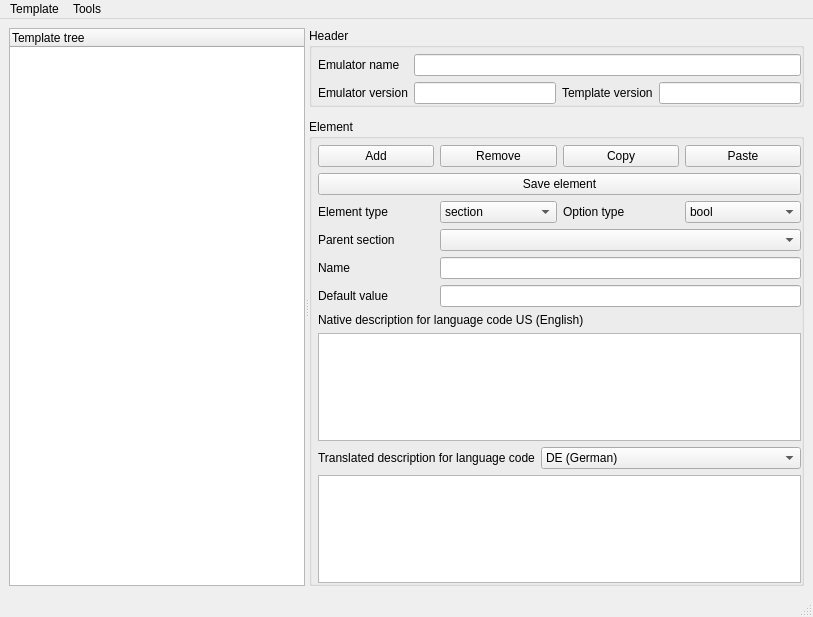
<?xml version="1.0" encoding="UTF-8"?>
<ui version="4.0">
 <class>TemplateTool</class>
 <widget class="QMainWindow" name="TemplateTool">
  <property name="geometry">
   <rect>
    <x>0</x>
    <y>0</y>
    <width>813</width>
    <height>617</height>
   </rect>
  </property>
  <property name="windowTitle">
   <string>QMC2 Template Tool v0.1</string>
  </property>
  <widget class="QWidget" name="centralwidget">
   <layout class="QGridLayout" name="gridLayout_5">
    <item row="0" column="0">
     <widget class="QSplitter" name="splitter">
      <property name="orientation">
       <enum>Qt::Horizontal</enum>
      </property>
      <widget class="QTreeWidget" name="treeWidget">
       <property name="statusTip">
        <string>Template tree</string>
       </property>
       <column>
        <property name="text">
         <string>Template tree</string>
        </property>
       </column>
      </widget>
      <widget class="QWidget" name="layoutWidget">
       <layout class="QGridLayout" name="gridLayout_4">
        <property name="verticalSpacing">
         <number>12</number>
        </property>
        <item row="0" column="0">
         <widget class="QGroupBox" name="groupBoxTemplateHeader">
          <property name="title">
           <string>Header</string>
          </property>
          <property name="flat">
           <bool>true</bool>
          </property>
          <layout class="QGridLayout" name="gridLayout_3">
           <property name="leftMargin">
            <number>6</number>
           </property>
           <property name="topMargin">
            <number>6</number>
           </property>
           <property name="rightMargin">
            <number>0</number>
           </property>
           <property name="bottomMargin">
            <number>0</number>
           </property>
           <item row="0" column="0">
            <widget class="QLabel" name="labelEmulatorName">
             <property name="text">
              <string>Emulator name</string>
             </property>
            </widget>
           </item>
           <item row="0" column="1" colspan="3">
            <widget class="QLineEdit" name="lineEditEmulatorName">
             <property name="statusTip">
              <string>Emulator name</string>
             </property>
            </widget>
           </item>
           <item row="1" column="0">
            <widget class="QLabel" name="labelEmulatorVersion">
             <property name="text">
              <string>Emulator version</string>
             </property>
            </widget>
           </item>
           <item row="1" column="1">
            <widget class="QLineEdit" name="lineEditEmulatorVersion">
             <property name="statusTip">
              <string>Emulator version</string>
             </property>
            </widget>
           </item>
           <item row="1" column="2">
            <widget class="QLabel" name="labelTemplateVersion">
             <property name="text">
              <string>Template version</string>
             </property>
            </widget>
           </item>
           <item row="1" column="3">
            <widget class="QLineEdit" name="lineEditTemplateVersion">
             <property name="statusTip">
              <string>Template version</string>
             </property>
            </widget>
           </item>
          </layout>
         </widget>
        </item>
        <item row="1" column="0">
         <widget class="QGroupBox" name="groupBoxTemplateElement">
          <property name="title">
           <string>Element</string>
          </property>
          <property name="flat">
           <bool>true</bool>
          </property>
          <layout class="QGridLayout" name="gridLayout_2">
           <property name="leftMargin">
            <number>6</number>
           </property>
           <property name="topMargin">
            <number>6</number>
           </property>
           <property name="rightMargin">
            <number>0</number>
           </property>
           <property name="bottomMargin">
            <number>0</number>
           </property>
           <item row="0" column="0">
            <layout class="QGridLayout" name="gridLayout">
             <item row="2" column="0">
              <widget class="QLabel" name="labelElementType">
               <property name="text">
                <string>Element type</string>
               </property>
              </widget>
             </item>
             <item row="2" column="1">
              <widget class="QComboBox" name="comboBoxElementType">
               <property name="statusTip">
                <string>Element type</string>
               </property>
               <item>
                <property name="text">
                 <string>section</string>
                </property>
               </item>
               <item>
                <property name="text">
                 <string>option</string>
                </property>
               </item>
              </widget>
             </item>
             <item row="2" column="2">
              <widget class="QLabel" name="labelOptionType">
               <property name="text">
                <string>Option type</string>
               </property>
              </widget>
             </item>
             <item row="2" column="3">
              <widget class="QComboBox" name="comboBoxOptionType">
               <property name="statusTip">
                <string>Option type</string>
               </property>
               <item>
                <property name="text">
                 <string>bool</string>
                </property>
               </item>
               <item>
                <property name="text">
                 <string>directory</string>
                </property>
               </item>
               <item>
                <property name="text">
                 <string>file</string>
                </property>
               </item>
               <item>
                <property name="text">
                 <string>float</string>
                </property>
               </item>
               <item>
                <property name="text">
                 <string>int</string>
                </property>
               </item>
               <item>
                <property name="text">
                 <string>string</string>
                </property>
               </item>
              </widget>
             </item>
             <item row="4" column="0">
              <widget class="QLabel" name="labelName">
               <property name="text">
                <string>Name</string>
               </property>
              </widget>
             </item>
             <item row="4" column="1" colspan="3">
              <widget class="QLineEdit" name="lineEditName">
               <property name="statusTip">
                <string>Section / option name</string>
               </property>
              </widget>
             </item>
             <item row="5" column="0">
              <widget class="QLabel" name="labelDefaultValue">
               <property name="text">
                <string>Default value</string>
               </property>
              </widget>
             </item>
             <item row="5" column="1" colspan="3">
              <widget class="QLineEdit" name="lineEditDefaultValue">
               <property name="statusTip">
                <string>Default value</string>
               </property>
              </widget>
             </item>
             <item row="6" column="0" colspan="4">
              <widget class="QLabel" name="labelNativeDescription">
               <property name="text">
                <string>Native description for language code US (English)</string>
               </property>
              </widget>
             </item>
             <item row="7" column="0" colspan="4">
              <widget class="QPlainTextEdit" name="plainTextEditNativeDescription">
               <property name="statusTip">
                <string>Native description text</string>
               </property>
              </widget>
             </item>
             <item row="9" column="0" colspan="4">
              <widget class="QPlainTextEdit" name="plainTextEditTranslatedDescription">
               <property name="statusTip">
                <string>Translated description text</string>
               </property>
              </widget>
             </item>
             <item row="0" column="0">
              <widget class="QPushButton" name="pushButtonAdd">
               <property name="statusTip">
                <string>Add this as a new element to the template tree</string>
               </property>
               <property name="text">
                <string>Add</string>
               </property>
              </widget>
             </item>
             <item row="1" column="0" colspan="4">
              <widget class="QPushButton" name="pushButtonSave">
               <property name="statusTip">
                <string>Save this element to the template tree</string>
               </property>
               <property name="text">
                <string>Save element</string>
               </property>
              </widget>
             </item>
             <item row="3" column="0">
              <widget class="QLabel" name="labelParentSection">
               <property name="text">
                <string>Parent section</string>
               </property>
              </widget>
             </item>
             <item row="3" column="1" colspan="3">
              <widget class="QComboBox" name="comboBoxParentSection">
               <property name="statusTip">
                <string>Parent section this option belongs to</string>
               </property>
              </widget>
             </item>
             <item row="0" column="1">
              <widget class="QPushButton" name="pushButtonRemove">
               <property name="statusTip">
                <string>Remove this element from the template tree</string>
               </property>
               <property name="text">
                <string>Remove</string>
               </property>
              </widget>
             </item>
             <item row="0" column="2">
              <widget class="QPushButton" name="pushButtonCopy">
               <property name="statusTip">
                <string>Copy element to clipboard</string>
               </property>
               <property name="text">
                <string>Copy</string>
               </property>
              </widget>
             </item>
             <item row="0" column="3">
              <widget class="QPushButton" name="pushButtonPaste">
               <property name="statusTip">
                <string>Paste element from clipboard</string>
               </property>
               <property name="text">
                <string>Paste</string>
               </property>
              </widget>
             </item>
             <item row="8" column="0" colspan="4">
              <layout class="QHBoxLayout" name="horizontalLayout">
               <item>
                <widget class="QLabel" name="labelTranslatedDescription">
                 <property name="sizePolicy">
                  <sizepolicy hsizetype="Minimum" vsizetype="Preferred">
                   <horstretch>0</horstretch>
                   <verstretch>0</verstretch>
                  </sizepolicy>
                 </property>
                 <property name="text">
                  <string>Translated description for language code</string>
                 </property>
                </widget>
               </item>
               <item>
                <widget class="QComboBox" name="comboBoxLanguage">
                 <property name="sizePolicy">
                  <sizepolicy hsizetype="MinimumExpanding" vsizetype="Fixed">
                   <horstretch>0</horstretch>
                   <verstretch>0</verstretch>
                  </sizepolicy>
                 </property>
                 <property name="statusTip">
                  <string>Select language code</string>
                 </property>
                 <item>
                  <property name="text">
                   <string>DE (German)</string>
                  </property>
                 </item>
                 <item>
                  <property name="text">
                   <string>FR (French)</string>
                  </property>
                 </item>
                 <item>
                  <property name="text">
                   <string>GR (Greek)</string>
                  </property>
                 </item>
                 <item>
                  <property name="text">
                   <string>PL (Polish)</string>
                  </property>
                 </item>
                 <item>
                  <property name="text">
                   <string>PT (Portuguese)</string>
                  </property>
                 </item>
                </widget>
               </item>
              </layout>
             </item>
            </layout>
           </item>
          </layout>
         </widget>
        </item>
       </layout>
      </widget>
     </widget>
    </item>
   </layout>
  </widget>
  <widget class="QMenuBar" name="menubar">
   <property name="geometry">
    <rect>
     <x>0</x>
     <y>0</y>
     <width>813</width>
     <height>24</height>
    </rect>
   </property>
   <widget class="QMenu" name="menuTemplate">
    <property name="title">
     <string>Template</string>
    </property>
    <addaction name="actionNew"/>
    <addaction name="actionOpen"/>
    <addaction name="actionRecent"/>
    <addaction name="separator"/>
    <addaction name="actionSave"/>
    <addaction name="actionSaveAs"/>
    <addaction name="separator"/>
    <addaction name="actionQuit"/>
   </widget>
   <widget class="QMenu" name="menuTools">
    <property name="title">
     <string>Tools</string>
    </property>
    <addaction name="actionCheckAgainstEmulator"/>
    <addaction name="actionCreateFromEmulator"/>
    <addaction name="separator"/>
    <addaction name="actionCompareWithTemplate"/>
   </widget>
   <addaction name="menuTemplate"/>
   <addaction name="menuTools"/>
  </widget>
  <widget class="QStatusBar" name="statusbar"/>
  <action name="actionOpen">
   <property name="text">
    <string>Open...</string>
   </property>
   <property name="iconText">
    <string>Open...</string>
   </property>
   <property name="toolTip">
    <string>Open a template</string>
   </property>
   <property name="statusTip">
    <string>Open a template</string>
   </property>
   <property name="shortcut">
    <string>Ctrl+O</string>
   </property>
  </action>
  <action name="actionSave">
   <property name="text">
    <string>Save</string>
   </property>
   <property name="toolTip">
    <string>Save this template</string>
   </property>
   <property name="statusTip">
    <string>Save this template</string>
   </property>
   <property name="shortcut">
    <string>Ctrl+S</string>
   </property>
  </action>
  <action name="actionQuit">
   <property name="text">
    <string>Quit</string>
   </property>
   <property name="statusTip">
    <string>Quit</string>
   </property>
   <property name="shortcut">
    <string>Ctrl+Q</string>
   </property>
  </action>
  <action name="actionSaveAs">
   <property name="text">
    <string>Save As...</string>
   </property>
   <property name="iconText">
    <string>Save As...</string>
   </property>
   <property name="toolTip">
    <string>Save this template under a different name</string>
   </property>
   <property name="statusTip">
    <string>Save this template under a different name</string>
   </property>
  </action>
  <action name="actionNew">
   <property name="text">
    <string>New</string>
   </property>
   <property name="toolTip">
    <string>Create a new (empty) template</string>
   </property>
   <property name="statusTip">
    <string>Create a new (empty) template</string>
   </property>
  </action>
  <action name="actionRecent">
   <property name="text">
    <string>Recent</string>
   </property>
   <property name="toolTip">
    <string>Open a recently edited template</string>
   </property>
   <property name="statusTip">
    <string>Open a recently edited template</string>
   </property>
  </action>
  <action name="actionAgainst_emulator">
   <property name="text">
    <string>Against emulator...</string>
   </property>
  </action>
  <action name="actionCheckAgainstEmulator">
   <property name="text">
    <string>Check against emulator...</string>
   </property>
   <property name="toolTip">
    <string>Check this template against an emulator</string>
   </property>
   <property name="statusTip">
    <string>Check this template against an emulator</string>
   </property>
  </action>
  <action name="actionCompareWithTemplate">
   <property name="text">
    <string>Compare with template...</string>
   </property>
   <property name="toolTip">
    <string>Compare this template with another template</string>
   </property>
   <property name="statusTip">
    <string>Compare this template with another template</string>
   </property>
  </action>
  <action name="actionCreateFromEmulator">
   <property name="text">
    <string>Create from emulator...</string>
   </property>
   <property name="toolTip">
    <string>Create (overwrite) this template from an emulator's default configuration and usage information</string>
   </property>
   <property name="statusTip">
    <string>Create (overwrite) this template from an emulator's default configuration and usage information</string>
   </property>
  </action>
 </widget>
 <tabstops>
  <tabstop>treeWidget</tabstop>
  <tabstop>lineEditEmulatorName</tabstop>
  <tabstop>lineEditEmulatorVersion</tabstop>
  <tabstop>lineEditTemplateVersion</tabstop>
  <tabstop>pushButtonAdd</tabstop>
  <tabstop>pushButtonRemove</tabstop>
  <tabstop>pushButtonCopy</tabstop>
  <tabstop>pushButtonPaste</tabstop>
  <tabstop>pushButtonSave</tabstop>
  <tabstop>comboBoxElementType</tabstop>
  <tabstop>comboBoxOptionType</tabstop>
  <tabstop>comboBoxParentSection</tabstop>
  <tabstop>lineEditName</tabstop>
  <tabstop>lineEditDefaultValue</tabstop>
  <tabstop>plainTextEditNativeDescription</tabstop>
  <tabstop>comboBoxLanguage</tabstop>
  <tabstop>plainTextEditTranslatedDescription</tabstop>
 </tabstops>
 <resources/>
 <connections>
  <connection>
   <sender>actionQuit</sender>
   <signal>triggered()</signal>
   <receiver>TemplateTool</receiver>
   <slot>close()</slot>
   <hints>
    <hint type="sourcelabel">
     <x>-1</x>
     <y>-1</y>
    </hint>
    <hint type="destinationlabel">
     <x>429</x>
     <y>283</y>
    </hint>
   </hints>
  </connection>
 </connections>
</ui>
